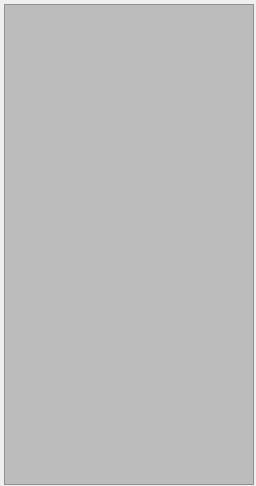
<?xml version="1.0" encoding="UTF-8"?>
<ui version="4.0">
 <class>ProjectWidget</class>
 <widget class="QWidget" name="ProjectWidget">
  <property name="geometry">
   <rect>
    <x>0</x>
    <y>0</y>
    <width>256</width>
    <height>486</height>
   </rect>
  </property>
  <property name="sizePolicy">
   <sizepolicy hsizetype="Maximum" vsizetype="Maximum">
    <horstretch>0</horstretch>
    <verstretch>0</verstretch>
   </sizepolicy>
  </property>
  <property name="windowTitle">
   <string>Form</string>
  </property>
  <layout class="QVBoxLayout" name="verticalLayout">
   <property name="spacing">
    <number>3</number>
   </property>
   <property name="sizeConstraint">
    <enum>QLayout::SetMaximumSize</enum>
   </property>
   <property name="leftMargin">
    <number>4</number>
   </property>
   <property name="topMargin">
    <number>4</number>
   </property>
   <property name="rightMargin">
    <number>2</number>
   </property>
   <property name="bottomMargin">
    <number>1</number>
   </property>
   <item>
    <widget class="QTreeWidget" name="projectFileList">
     <property name="styleSheet">
      <string notr="true">background-color: rgb(188, 188, 188);</string>
     </property>
     <attribute name="headerVisible">
      <bool>false</bool>
     </attribute>
     <column>
      <property name="text">
       <string notr="true">Project</string>
      </property>
     </column>
    </widget>
   </item>
  </layout>
 </widget>
 <resources/>
 <connections/>
</ui>
